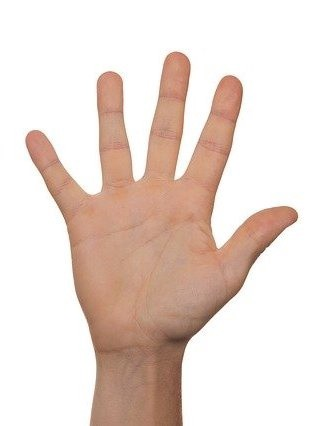
#> input picture data/palm.jpeg, 318 x 426 px
$ python find-palm.py
#> lines starting #> are read from the running program, lines starting #| are printed output that depends on the picture; after the words box and inside, x2 and y2 are one past the last pixel; in counts of white or black regions, pixels touching at a corner belong together
import cv2 as cv
import numpy as np

img_path = "data/palm.jpeg"
img = cv.imread(img_path)
#> img is the input picture: shape (426, 318, 3); mean B, G, R 209, 217, 232.6
cv.imshow('palm image',img)

hsvim = cv.cvtColor(img, cv.COLOR_BGR2HSV)
#> hsvim: shape (426, 318, 3); mean H, S, V 9.1, 31.9, 232.7
lower = np.array([0, 48, 80], dtype = "uint8")
upper = np.array([20, 255, 255], dtype = "uint8")
skinRegionHSV = cv.inRange(hsvim, lower, upper)
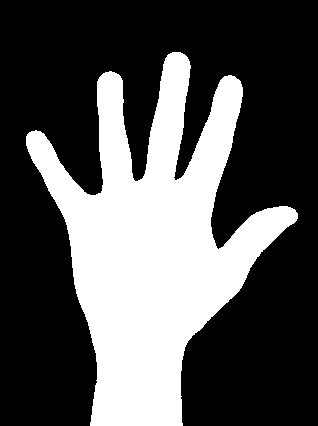
#> skinRegionHSV: shape (426, 318); 33.1% white; 1 white region, box (x1, y1, x2, y2) and area: (26, 52, 298, 426) 44863
blurred = cv.blur(skinRegionHSV, (2,2))
ret,thresh = cv.threshold(blurred,0,255,cv.THRESH_BINARY)
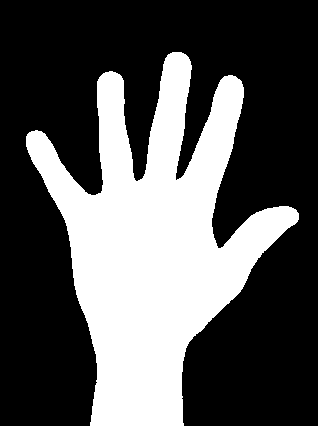
#> thresh: shape (426, 318); 33.8% white; 1 white region
cv.imshow("thresh", thresh)

contours, hierarchy = cv.findContours(thresh, cv.RETR_TREE, cv.CHAIN_APPROX_SIMPLE)
#> contours = 1 contour; box (x1, y1, x2, y2) and area: (26, 52, 299, 426) 45010
contours = max(contours, key=lambda x: cv.contourArea(x))
#> contours = contour of 669 points, box (x1, y1, x2, y2) (26, 52, 299, 426), area 45010
cv.drawContours(img, [contours], -1, (255,255,0), 2)
cv.imshow("contours", img)

hull = cv.convexHull(contours)
#> hull = contour of 16 points, box (x1, y1, x2, y2) (26, 52, 299, 426), area 69781
cv.drawContours(img, [hull], -1, (0, 255, 255), 2)
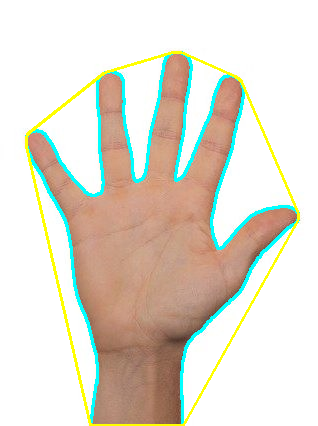
#> img: shape (426, 318, 3); mean B, G, R 207.3, 219.9, 224.9
cv.imshow("hull", img)

hull = cv.convexHull(contours, returnPoints=False)
#> hull = [668, 543, 541, 540, 422, 421, 419, 326, 325, 182, 181, 179, 178, 102, 100, 0]
defects = cv.convexityDefects(contours, hull)
#> defects = [[0, 100, 57, 29081], [100, 102, 101, 114], [102, 178, 125, 23541], [179, 181, 180, 114], [182, 325, 247, 5651], [326, 419, 348, 9248], [419, 421, 420, 114], [422, 540, 461, 22520], [541, 543, 542, 154], [543, 668, 623, 30464]]

if defects is not None:
    cnt = 0
for i in range(defects.shape[0]):  # calculate the angle
    s, e, f, d = defects[i][0]
    start = tuple(contours[s][0])
    end = tuple(contours[e][0])
    far = tuple(contours[f][0])
    a = np.sqrt((end[0] - start[0]) ** 2 + (end[1] - start[1]) ** 2)
    b = np.sqrt((far[0] - start[0]) ** 2 + (far[1] - start[1]) ** 2)
    c = np.sqrt((end[0] - far[0]) ** 2 + (end[1] - far[1]) ** 2)
    angle = np.arccos((b ** 2 + c ** 2 - a ** 2) / (2 * b * c))  #      cosine theorem
    if angle <= np.pi / 2:  # angle less than 90 degree, treat as fingers
        cnt += 1
        cv.circle(img, far, 4, [0, 0, 255], -1)
#> this loop made 10 passes
#> (s, e, f, d, start, end, far, a) on passes 1 to 10: (0, 100, 57, 29081, (172, 52), (105, 72), (137, 181), 69.92), (100, 102, 101, 114, (105, 72), (103, 73), (104, 73), 2.24), (102, 178, 125, 23541, (103, 73), (29, 132), (100, 193), 94.64), (179, 181, 180, 114, (27, 134), (26, 136), (27, 135), 2.24), (182, 325, 247, 5651, (26, 146), (90, 425), (67, 226), 286.2), (326, 419, 348, 9248, (183, 425), (297, 221), (188, 342), 233.7), (419, 421, 420, 114, (297, 221), (298, 219), (297, 220), 2.24), (422, 540, 461, 22520, (298, 213), (241, 81), (216, 245), 143.8), (541, 543, 542, 154, (239, 79), (235, 76), (238, 79), 5), (543, 668, 623, 30464, (235, 76), (181, 52), (176, 180), 59.09)
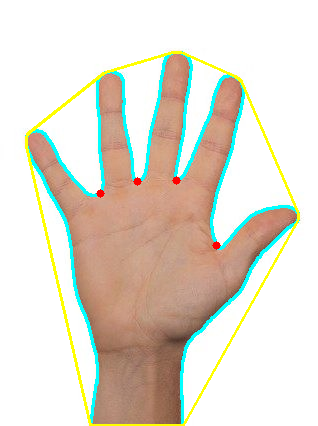
#> img: shape (426, 318, 3); 0.14% of pixels changed, all inside (x1, y1, x2, y2) = (96, 176, 221, 250)
#> after the loop, cnt = 4
if cnt > 0:
    cnt = cnt+1
#> cnt = 5
cv.putText(img, str(cnt), (0, 50), cv.FONT_HERSHEY_SIMPLEX,1, (255, 0, 0) , 2, cv.LINE_AA)
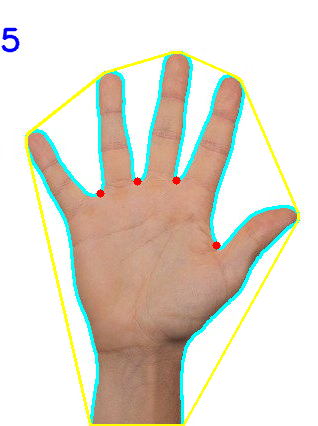
#> img: shape (426, 318, 3); 0.21% of pixels changed, all inside (x1, y1, x2, y2) = (1, 27, 20, 53)

cv.imshow('final_result',img)

input=cv.waitKey(0)&0xFF
#> (key q is pressed here)
if input == ord('q'):  # wait for 'q' key to exit
    cv.destroyAllWindows()
elif input == ord('s'):  # wait for 's' key to save and exit
    cv.imwrite('palm.png',img)
    cv.destroyAllWindows()

$ run again, with data/HappyFish.jpg copied over data/palm.jpeg
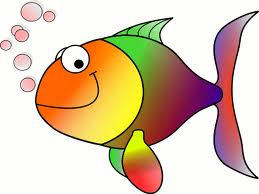
#> input picture data/HappyFish.jpg, 259 x 194 px
#> img is the input picture: shape (194, 259, 3); mean B, G, R 170.8, 196.4, 219.3
#> hsvim: shape (194, 259, 3); mean H, S, V 49.3, 77.9, 224
#> `skinRegionHSV = cv.inRange(hsvim, lower, upper)`:
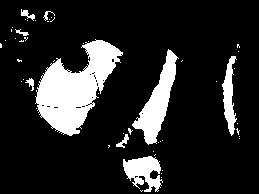
#> skinRegionHSV: shape (194, 259); 15.4% white; 52 white regions (43 under 20 px), largest, box (x1, y1, x2, y2) and area: (35, 39, 123, 136) 4230, (132, 49, 179, 145) 1622, (123, 156, 163, 192) 859
#> thresh: shape (194, 259); 17.7% white; 21 white regions (11 under 20 px)
#> `contours, hierarchy = cv.findContours(thresh, cv.RETR_TREE, cv.CHAIN_A..`: contours = 34 contours, 22 with area under 20; largest, box (x1, y1, x2, y2) and area: (35, 39, 124, 137) 4464, (132, 49, 180, 146) 1680, (123, 154, 164, 193) 1078, (222, 56, 241, 140) 666, (43, 11, 56, 23) 106
#> `contours = max(contours, key=lambda x: cv.contourArea(x))`: contours = contour of 237 points, box (x1, y1, x2, y2) (35, 39, 124, 137), area 4464
#> `hull = cv.convexHull(contours)`: hull = contour of 29 points, box (x1, y1, x2, y2) (35, 39, 124, 137), area 5356
#> `hull = cv.convexHull(contours, returnPoints=False)`: hull = 29 values, max 236 at index 0, min 0 at index 28, mean 129.8
#> defects = 25 rows, first 6: [0, 7, 4, 457], [7, 9, 8, 162], [9, 11, 10, 114], [11, 59, 32, 6142], [59, 71, 68, 362], [71, 78, 74, 326]
#> the loop `for i in range(defects.shape[0]):` made 25 passes
#> (s, e, f, d, start, end, far, a) on passes 1 to 8: (0, 7, 4, 457, (95, 39), (88, 41), (91, 42), 7.28), (7, 9, 8, 162, (88, 41), (85, 42), (87, 42), 3.16), (9, 11, 10, 114, (85, 42), (83, 43), (84, 43), 2.24), (11, 59, 32, 6142, (83, 43), (56, 58), (82, 71), 30.89), (59, 71, 68, 362, (56, 58), (46, 68), (50, 66), 14.14), (71, 78, 74, 326, (46, 68), (41, 76), (45, 72), 9.43), (78, 82, 79, 190, (41, 76), (39, 81), (41, 78), 5.39), (82, 90, 86, 405, (39, 81), (36, 90), (39, 86), 9.49)
#> after the loop `for i in range(defects.shape[0]):`: cnt = 3
#> `cnt = cnt+1`: cnt = 4
#> `cv.putText(img, str(cnt), (0, 50), cv.FONT_HERSHEY_SIMPLEX,1, (255, 0,..`:
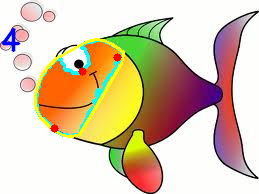
#> img: shape (194, 259, 3); mean B, G, R 171.3, 198.2, 217.2
